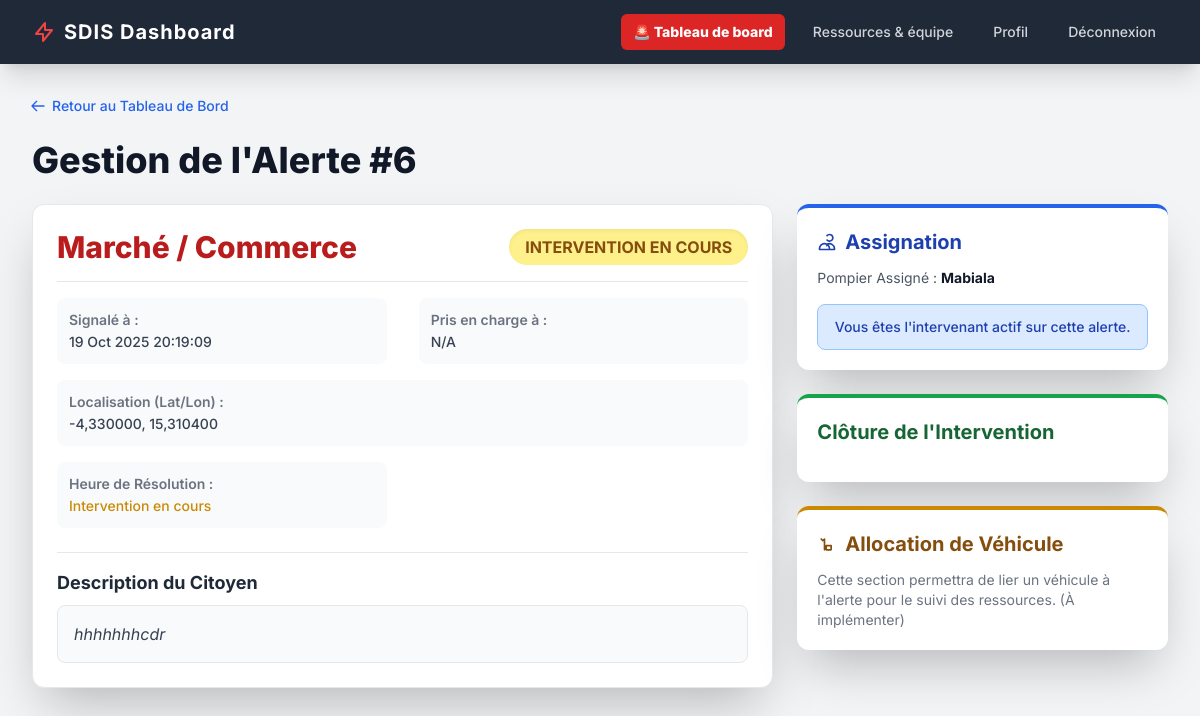
The page /pompiers/intervention/6/ (signed in) on the database its author committed.
### alert_core/models.py (models this page shows, shortened)
class Alert(models.Model):
    STATUS_CHOICES = (
        ('NOUVEAU', _('Nouveau Signalement')),
        ('EN_COURS', _('Intervention en Cours')),
        ('RÉSOLU', _('Résolu')),
        ('FAUSSE_ALERTE', _('Fausse Alerte')),
    )
    FIRE_TYPE_CHOICES = (
        ('MAISON', _('Maison / Bâtiment')),
        ('MARCHÉ', _('Marché / Commerce')),
        ('VÉGÉTATION', _('Végétation / Brousse')),
        ('VÉHICULE', _('Véhicule')),
        ('AUTRE', _('Autre')),
    )
    reported_by = models.ForeignKey(
        settings.AUTH_USER_MODEL,
        on_delete=models.SET_NULL,
        null=True,
        blank=True,
        verbose_name=_("Signalé par")
    )
    fire_type = models.CharField(
        max_length=50,
        choices=FIRE_TYPE_CHOICES,
        verbose_name=_("Type d'Incendie")
    )
    latitude = models.DecimalField(
        max_digits=9,
        decimal_places=6,
        verbose_name=_("Latitude GPS"),
        help_text=_("Coordonnée GPS Nord/Sud")
    )
    longitude = models.DecimalField(
        max_digits=9,
        decimal_places=6,
        verbose_name=_("Longitude GPS"),
        help_text=_("Coordonnée GPS Est/Ouest")
    )
    description = models.TextField(
        blank=True,
        verbose_name=_("Détails supplémentaires")
    )
    photo = models.ImageField(
        upload_to='alerts/',
        blank=True,
        null=True,
        verbose_name=_("Photo de l'incendie")
    )
    reported_at = models.DateTimeField(
        auto_now_add=True,
        verbose_name=_("Heure du Signalement")
    )
    status = models.CharField(
        max_length=20,
        choices=STATUS_CHOICES,
        default='NOUVEAU',
        verbose_name=_("Statut de l'alerte")
    )
    assigned_firefighter = models.ForeignKey(
        settings.AUTH_USER_MODEL,
        on_delete=models.SET_NULL,
        null=True,
        blank=True,
        limit_choices_to={'role': 'POMPIER'},
        related_name='assigned_alerts',
        verbose_name=_("Pompier Assigné")
    )
    class Meta:
        verbose_name = _("Alerte Incendie")
        verbose_name_plural = _("Alertes Incendie")
        ordering = ['-reported_at']

class CustomUser(AbstractUser):
    ROLE_CHOICES = (
        ('CITOYEN', _('Citoyen Signaleur')),
        ('POMPIER', _('Sapeur-Pompier')),
    )
    role = models.CharField(
        max_length=20,
        choices=ROLE_CHOICES,
        default='CITOYEN',
        verbose_name=_("Rôle de l'utilisateur")
    )
    phone_number = models.CharField(
        max_length=15,
        blank=True,
        null=True,
        unique=True,
        verbose_name=_("Numéro de Téléphone")
    )
    class Meta:
        verbose_name = _("Utilisateur")
        verbose_name_plural = _("Utilisateurs")

### firefighter_dashboard/views.py (the view)
# urls.py: path('intervention/<int:alert_id>/', views.alert_details_view, name='alert_details'),
@login_required
@user_passes_test(is_firefighter, login_url='/login/')
def alert_details_view(request, alert_id):
    alert = get_object_or_404(Alert, id=alert_id)
    return render(request, 'firefighter_dashboard/alert_details.html', {'alert': alert})

### firefighter_dashboard/views.py (called while the page is built)
def is_firefighter(user):
    return user.is_authenticated and user.role == 'POMPIER'

### firefighter_dashboard/templates/firefighter_dashboard/alert_details.html (shortened to what this page needs)
{% load static %}
<!DOCTYPE html>
<html lang="fr">
<head>
    <script src="https://cdn.tailwindcss.com"></script>
</head>
<body class="min-h-screen">
<nav class="bg-gray-800 shadow-xl sticky top-0 z-10">
    <div class="max-w-7xl mx-auto px-4 sm:px-6 lg:px-8">
        <div class="flex justify-between items-center h-16">
            <div class="flex-shrink-0">
                <span class="text-white text-xl font-bold tracking-wider flex items-center">
                    <svg class="w-6 h-6 text-red-500 mr-2" fill="none" stroke="currentColor" viewBox="0 0 24 24" xmlns="http://www.w3.org/2000/svg"><path stroke-linecap="round" stroke-linejoin="round" stroke-width="2" d="M13 10V3L4 14h7v7l9-11h-7z"></path></svg>
                    SDIS Dashboard
                </span>
            </div>
               <div class="hidden md:block">
                <div class="ml-10 flex items-baseline space-x-4">
                    <a href="{% url 'dashboard_intervention' %}" class="px-3 py-2 rounded-md text-sm font-medium text-white bg-red-600 hover:bg-red-700 transition duration-150">
                        <span class="font-extrabold">🚨 Tableau de board</span>
                    </a>
                    <a href="{% url 'dashboard_resources' %}" class="text-gray-300 hover:bg-gray-700 hover:text-white px-3 py-2 rounded-md text-sm font-medium transition duration-150">
                        Ressources & équipe
                    </a>
                    <a href="{% url 'dashboard_profile' %}" class="text-gray-300 hover:bg-gray-700 hover:text-white px-3 py-2 rounded-md text-sm font-medium transition duration-150">
                        Profil
                    </a>
                    <form method="post" action="{% url 'logout' %}" class="inline">
                        <button type="submit"
                                class="text-gray-300 hover:bg-gray-700 hover:text-white px-3 py-2 rounded-md text-sm font-medium transition duration-150 cursor-pointer focus:outline-none focus:ring-2 focus:ring-offset-2 focus:ring-offset-gray-800 focus:ring-white">
                            Déconnexion
                        </button>
                    </form>
                </div>
            </div>
        </div>
    </div>
</nav>
<div class="max-w-7xl mx-auto p-4 sm:p-6 lg:p-8">
    <a href="{% url 'dashboard_intervention' %}" class="text-blue-600 hover:text-blue-800 text-sm mb-6 inline-flex items-center font-medium transition duration-150">
        <svg xmlns="http://www.w3.org/2000/svg" class="h-4 w-4 mr-1 transform -translate-x-0.5" fill="none" viewBox="0 0 24 24" stroke="currentColor" stroke-width="2">
            <path stroke-linecap="round" stroke-linejoin="round" d="M10 19l-7-7m0 0l7-7m-7 7h18" />
        </svg>
        Retour au Tableau de Bord
    </a>
    <h1 class="text-3xl sm:text-4xl font-extrabold text-gray-900 mb-6">
        Gestion de l'Alerte #{{ alert.id }}
    </h1>
    <div class="flex flex-col md:flex-row md:space-x-6 space-y-6 md:space-y-0">
        <div class="w-full md:w-2/3 space-y-6">
            <div class="bg-white rounded-xl shadow-2xl p-6 border border-gray-200">
                <div class="flex flex-col sm:flex-row justify-between items-start sm:items-center border-b pb-4 mb-4">
                    <h2 class="text-3xl font-extrabold text-red-700 mb-2 sm:mb-0">
                        {{ alert.get_fire_type_display }}
                    </h2>
                    <span class="px-4 py-1.5 text-base font-bold rounded-full shadow-inner uppercase
                        {% if alert.status == 'NOUVEAU' %}bg-red-200 text-red-800
                        {% elif alert.status == 'EN_COURS' %}bg-yellow-200 text-yellow-800
                        {% elif alert.status == 'RESOLU' %}bg-green-200 text-green-800
                        {% else %}bg-gray-200 text-gray-800{% endif %}">
                        {{ alert.get_status_display }}
                    </span>
                </div>
                <div class="grid grid-cols-1 md:grid-cols-2 gap-y-4 gap-x-8 text-gray-700 text-sm mb-6">
                    <div class="p-3 bg-gray-50 rounded-lg">
                        <p class="font-semibold text-gray-500 mb-0.5">Signalé à :</p>
                        <p class="font-medium">{{ alert.reported_at|date:"d M Y H:i:s" }}</p>
                    </div>
                    <div class="p-3 bg-gray-50 rounded-lg">
                        <p class="font-semibold text-gray-500 mb-0.5">Pris en charge à :</p>
                        <p class="font-medium">{{ alert.started_at|date:"H:i:s"|default:"N/A" }}</p>
                    </div>
                    <div class="p-3 bg-gray-50 rounded-lg col-span-1 md:col-span-2">
                        <p class="font-semibold text-gray-500 mb-0.5">Localisation (Lat/Lon) :</p>
                        <p class="font-medium">{{ alert.latitude }}, {{ alert.longitude }}</p>
                    </div>
                    <div class="p-3 bg-gray-50 rounded-lg">
                        <p class="font-semibold text-gray-500 mb-0.5">Heure de Résolution :</p>
                        {% if alert.resolved_at %}
                            <p class="font-medium">{{ alert.resolved_at|date:"H:i:s" }}</p>
                            <p class="text-xs text-gray-500">Total : Calcul de la durée...</p>
                        {% else %}
                            <p class="text-yellow-600 font-medium">Intervention en cours</p>
                        {% endif %}
                    </div>
                </div>
                <div class="border-t border-gray-200 pt-4 mt-4">
                    <h3 class="text-lg font-bold mb-2 text-gray-800">Description du Citoyen</h3>
                    <p class="text-gray-700 bg-gray-50 p-4 rounded-lg italic border border-gray-200">
                        {{ alert.description|default:"Aucune description fournie par le citoyen." }}
                    </p>
                </div>
            </div>
        </div>
        <div class="w-full md:w-1/3 space-y-6">
            <div class="bg-white rounded-xl shadow-2xl p-5 border-t-4 border-blue-600">
                <h3 class="text-xl font-bold mb-3 text-blue-800 flex items-center">
                    <svg class="w-5 h-5 mr-2" fill="none" stroke="currentColor" viewBox="0 0 24 24" xmlns="http://www.w3.org/2000/svg"><path stroke-linecap="round" stroke-linejoin="round" stroke-width="2" d="M12 4.354a4 4 0 110 5.292M15 21H3v-1a6 6 0 0112 0v1zm0 0h6v-1a6 6 0 00-9-5.146M11.5 16.5h.01"></path></svg>
                    Assignation
                </h3>
                <p class="text-sm text-gray-600 mb-4">
                    Pompier Assigné :
                    <span class="font-bold text-gray-900">
                        {{ alert.assigned_firefighter.username|default:"AUCUN" }}
                    </span>
                </p>
                {% if alert.status == 'NOUVEAU' %}
                <form method="POST" action="{% url 'alert_action' alert_id=alert.id %}">
                    {% csrf_token %}
                    <input type="hidden" name="action" value="take_over">
                    <button type="submit" class="w-full bg-red-600 hover:bg-red-700 text-white font-bold py-3 px-4 rounded-xl shadow-md transition duration-150 transform hover:scale-[1.02]">
                        <span class="flex items-center justify-center">
                            <svg class="w-5 h-5 mr-2" fill="none" stroke="currentColor" viewBox="0 0 24 24" xmlns="http://www.w3.org/2000/svg"><path stroke-linecap="round" stroke-linejoin="round" stroke-width="2" d="M13 10V3L4 14h7v7l9-11h-7z"></path></svg>
                            Prendre en Charge
                        </span>
                    </button>
                </form>
                {% elif alert.status == 'EN_COURS' and alert.assigned_firefighter == request.user %}
                <div class="p-3 bg-blue-100 border border-blue-300 rounded-lg text-blue-800 text-sm font-medium text-center">
                    Vous êtes l'intervenant actif sur cette alerte.
                </div>
                {% elif alert.assigned_firefighter and alert.assigned_firefighter != request.user and alert.status == 'EN_COURS' %}
                <div class="p-3 bg-yellow-100 border border-yellow-300 rounded-lg text-yellow-800 text-sm font-medium text-center">
                    Actuellement gérée par {{ alert.assigned_firefighter.username }}.
                </div>
                {% else %}
                <p class="text-sm text-gray-500 text-center p-2 bg-gray-100 rounded-lg">Alerte clôturée ou non assignable.</p>
                {% endif %}
            </div>
            {% if alert.status == 'EN_COURS' and alert.assigned_firefighter == request.user %}
            <div class="bg-white rounded-xl shadow-2xl p-5 border-t-4 border-green-600">
                <h3 class="text-xl font-bold mb-4 text-green-800">Clôture de l'Intervention</h3>
            </div>
            {% endif %}
            <div class="bg-white rounded-xl shadow-2xl p-5 border-t-4 border-yellow-600">
                <h3 class="text-xl font-bold mb-3 text-yellow-800 flex items-center">
                    <svg class="w-5 h-5 mr-2" fill="none" stroke="currentColor" viewBox="0 0 24 24" xmlns="http://www.w3.org/2000/svg"><path stroke-linecap="round" stroke-linejoin="round" stroke-width="2" d="M9 19V6l-2 2-2-2m6 13h5.5l.5-.5V14h-6v5z"></path></svg>
                    Allocation de Véhicule
                </h3>
                <p class="text-sm text-gray-500">
                    Cette section permettra de lier un véhicule à l'alerte pour le suivi des ressources. (À implémenter)
                </p>
            </div>
        </div>
    </div>
</div>
</body>
</html>

### firefighter_dashboard/templates/firefighter_dashboard/alert_details.html (style rules this page uses)
body { font-family: 'Inter', sans-serif; background-color: #f3f4f6; }

### rows shown on the page
Alert: id "6", fire_type "Marché / Commerce", status "INTERVENTION EN COURS", reported_at "19 Oct 2025 20:19:09", latitude "-4,330000", longitude "15,310400", description "hhhhhhhcdr", assigned_firefighter.username "Mabiala"

### other values the page prints
{{ alert.started_at|date:"H:i:s"|default:"N/A" }} "N/A"
